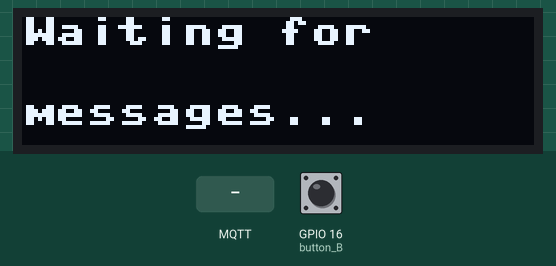
This program was run on a simulated ESP8266 board running MicroPython. On the bench: 128×32 one-colour display. The inputs (shaded band) are chosen by the test bench; at power-on: GPIO 16 (button_B) HIGH. WiFi joins after 1.5 s; no MQTT or app messages arrive unless stated.

Above: at 3.3 s.
3.4 s: MQTT message "1" arrives on the first subscribed topic
At 4.8 s:
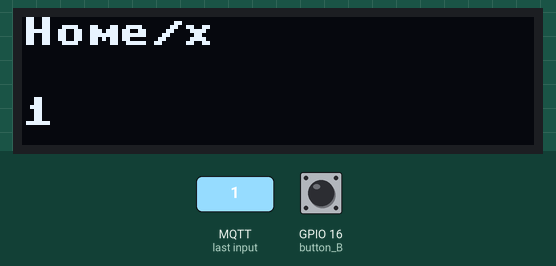
5.1 s: MQTT message "on" arrives on the first subscribed topic
At 5.5 s:
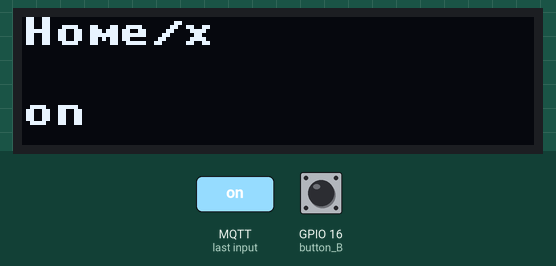
6.7 s: MQTT message "off" arrives on the first subscribed topic
At 7.1 s:
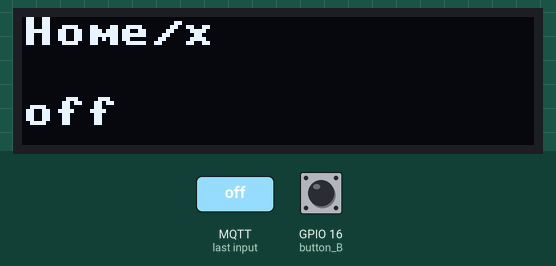
Timing chart, 0 to 9.7 s (numbered marks = the images above; inputs shaded):
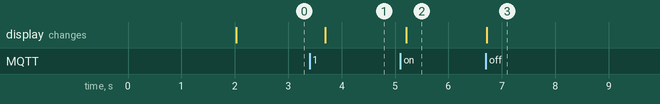

The program:

mqtt_oled.py
```python
#
# A MicroPython script for an Adafruit Feather Huzzah
# with an attached Feather OLED display (using I2C)
# Requires the ssd1306 library
#

from umqtt.simple import MQTTClient
import utime
from machine import Pin
import oled_message_display
import wifi_connection

last_messages = {}

def mqtt_message_received(topic, msg):
    # add or update the latest stored message for this topic
    last_messages[topic] = msg
    # and display it on the screen
    oled_message_display.show_message(topic, msg)

def show_message_with_idx(msg_to_show):
    if len(last_messages) == 0:
        return
    try:
        idx = 0
        for topic, msg in last_messages.items():
            if idx == msg_to_show:
                oled_message_display.show_message(topic, msg)
                break
            idx = idx + 1
    except:
        oled_message_display.show_message("error", "error")


# Connect to wifi
wifi_connection.setup_wifi()

# Show an initial message
oled_message_display.show_message("Waiting for","messages...")

# Setup up MQTT
c = MQTTClient("umqtt_client", "192.168.1.16",port=1883)
c.set_callback(mqtt_message_received)
c.connect()
c.subscribe("Home/#")

# B-button on the Feather OLED is connected to
# pin 16 on the Feather Huzzah board
button_B = Pin(16, Pin.IN)

#
# Poll for messages and check if the B-button is pressed
# (if pressed, the next topic's message should be shown)
#
msg_to_show=0
while 1:
    if button_B.value() == 0:
        msg_to_show = msg_to_show + 1
        if msg_to_show > len(last_messages):
            msg_to_show = 0
        show_message_with_idx(msg_to_show)

    try:
        c.check_msg()
    finally:
        utime.sleep(0.5)

c.disconnect()
```

oled_message_display.py
```python
import machine
i2c = machine.I2C(machine.Pin(5), machine.Pin(4))
import ssd1306
oled = ssd1306.SSD1306_I2C(128, 32, i2c)

def show_message(topic,msg):
    topic_line1 = str(topic,"utf-8")
    topic_line2 = ""

    parts=topic_line1.split("/")
    if len(parts) == 3:
        topic_line1 = parts[1]
        topic_line2 = parts[2]

    oled.fill(0)
    oled.text(topic_line1, 0, 0)
    oled.text(topic_line2, 0, 10)
    oled.text(msg, 0, 20)
    oled.show()
```

wifi_connection.py
```python
import network
import utime

def setup_wifi():
    sta_if = network.WLAN(network.STA_IF)
    sta_if.active(True)
    # Replace with your SSID and WiFi password
    sta_if.connect('SSID', 'PASSWORD')
    while not sta_if.isconnected():
        utime.sleep(1)
```

Measured:
- after the input at 3.4 s, the display: changes after 0.29 s (image 1)
- after the input at 5.1 s, the display: changes after 0.11 s (image 2)
- after the input at 6.7 s, the display: changes at once (image 3)
